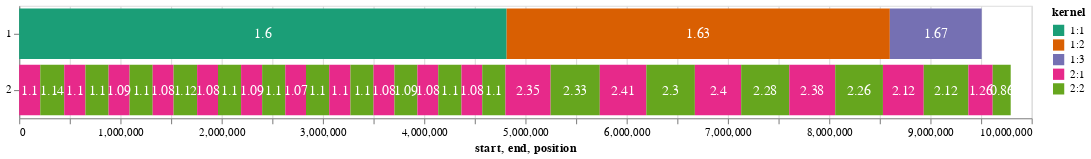

The code cell stored with this chart in its notebook:
### Code cell
alt.renderers.enable('default')

data = pd.DataFrame()
data["start"] = col_from
data["end"] = col_to
data["stream"] = col_stream
data["kernel"] = col_kernel
data['position'] = (data['start'] + data['end']) / 2
data['norm'] = col_norm 
data['norm'] = data['norm'].round(2)


bars = alt.Chart(data).mark_bar().encode(
    x="start",
    x2="end",
    y="stream",
    color=alt.Color('kernel', scale=alt.Scale(scheme='dark2'))
).properties(
    width=900,
    height=100
)

text=alt.Chart(data).mark_text(
    align='center', 
    baseline='middle',
    color='white',
    fontSize=12
).encode(
    y=alt.Y('stream', title=None),
    x='position',
    text='norm'
)

alt.layer(bars, text, data=df)

### Figure 1 — Vega-Lite specification as saved in the notebook (floating-point values rounded to 4 significant figures)
{"config": {"view": {"continuousWidth": 400, "continuousHeight": 300}}, "layer": [{"data": {"name": "data-7f08bccf2a3943f3e1ac466d0648bc78"}, "mark": "bar", "encoding": {"color": {"type": "nominal", "field": "kernel", "scale": {"scheme": "dark2"}}, "x": {"type": "quantitative", "field": "start"}, "x2": {"field": "end"}, "y": {"type": "nominal", "field": "stream"}}, "height": 100, "width": 900}, {"data": {"name": "data-7f08bccf2a3943f3e1ac466d0648bc78"}, "mark": {"type": "text", "align": "center", "baseline": "middle", "color": "white", "fontSize": 12}, "encoding": {"text": {"type": "quantitative", "field": "norm"}, "x": {"type": "quantitative", "field": "position"}, "y": {"type": "nominal", "field": "stream", "title": null}}}], "data": {"name": "data-00d8cc2297196a9c64d02d8cab0e0e69"}, "$schema": "https://vega.github.io/schema/vega-lite/v4.8.1.json", "datasets": {"data-00d8cc2297196a9c64d02d8cab0e0e69": [{"Org": "school", "variable": "rose", "percent": 25, "position": 12.5}, {"Org": "school", "variable": "dropped", "percent": 25, "position": 37.5}, {"Org": "school", "variable": "maintained", "percent": 25, "position": 62.5}, {"Org": "school", "variable": "failed", "percent": 25, "position": 87.5}, {"Org": "board", "variable": "rose", "percent": 25, "position": 12.5}, {"Org": "board", "variable": "dropped", "percent": 25, "position": 37.5}, {"Org": "board", "variable": "maintained", "percent": 25, "position": 62.5}, {"Org": "board", "variable": "failed", "percent": 25, "position": 87.5}], "data-7f08bccf2a3943f3e1ac466d0648bc78": [{"start": 0, "end": 4815039, "stream": "1", "kernel": "1:1", "position": 2408000.0, "norm": 1.6}, {"start": 4815039, "end": 8599673, "stream": "1", "kernel": "1:2", "position": 6707000.0, "norm": 1.63}, {"start": 8599673, "end": 9506844, "stream": "1", "kernel": "1:3", "position": 9053000.0, "norm": 1.67}, {"start": 0, "end": 208799, "stream": "2", "kernel": "2:1", "position": 104400.0, "norm": 1.1}, {"start": 208799, "end": 445570, "stream": "2", "kernel": "2:2", "position": 327200.0, "norm": 1.14}, {"start": 445570, "end": 654925, "stream": "2", "kernel": "2:1", "position": 550200.0, "norm": 1.1}, {"start": 654925, "end": 883728, "stream": "2", "kernel": "2:2", "position": 769300.0, "norm": 1.1}, {"start": 883728, "end": 1091022, "stream": "2", "kernel": "2:1", "position": 987400.0, "norm": 1.09}, {"start": 1091022, "end": 1319268, "stream": "2", "kernel": "2:2", "position": 1205000.0, "norm": 1.1}, {"start": 1319268, "end": 1525613, "stream": "2", "kernel": "2:1", "position": 1422000.0, "norm": 1.08}, {"start": 1525613, "end": 1757852, "stream": "2", "kernel": "2:2", "position": 1642000.0, "norm": 1.12}, {"start": 1757852, "end": 1964211, "stream": "2", "kernel": "2:1", "position": 1861000.0, "norm": 1.08}, {"start": 1964211, "end": 2192339, "stream": "2", "kernel": "2:2", "position": 2078000.0, "norm": 1.1}, {"start": 2192339, "end": 2400068, "stream": "2", "kernel": "2:1", "position": 2296000.0, "norm": 1.09}, {"start": 2400068, "end": 2628814, "stream": "2", "kernel": "2:2", "position": 2514000.0, "norm": 1.1}, {"start": 2628814, "end": 2833395, "stream": "2", "kernel": "2:1", "position": 2731000.0, "norm": 1.07}, {"start": 2833395, "end": 3062607, "stream": "2", "kernel": "2:2", "position": 2948000.0, "norm": 1.1}, {"start": 3062607, "end": 3272226, "stream": "2", "kernel": "2:1", "position": 3167000.0, "norm": 1.1}, {"start": 3272226, "end": 3500395, "stream": "2", "kernel": "2:2", "position": 3386000.0, "norm": 1.1}, {"start": 3500395, "end": 3706773, "stream": "2", "kernel": "2:1", "position": 3604000.0, "norm": 1.08}, {"start": 3706773, "end": 3933506, "stream": "2", "kernel": "2:2", "position": 3820000.0, "norm": 1.09}, {"start": 3933506, "end": 4139534, "stream": "2", "kernel": "2:1", "position": 4037000.0, "norm": 1.08}, {"start": 4139534, "end": 4368935, "stream": "2", "kernel": "2:2", "position": 4254000.0, "norm": 1.1}, {"start": 4368935, "end": 4573800, "stream": "2", "kernel": "2:1", "position": 4471000.0, "norm": 1.08}, {"start": 4573800, "end": 4802713, "stream": "2", "kernel": "2:2", "position": 4688000.0, "norm": 1.1}, {"start": 4802713, "end": 5249488, "stream": "2", "kernel": "2:1", "position": 5026000.0, "norm": 2.35}, {"start": 5249488, "end": 5735092, "stream": "2", "kernel": "2:2", "position": 5492000.0, "norm": 2.33}, {"start": 5735092, "end": 6194699, "stream": "2", "kernel": "2:1", "position": 5965000.0, "norm": 2.41}, {"start": 6194699, "end": 6674016, "stream": "2", "kernel": "2:2", "position": 6434000.0, "norm": 2.3}, {"start": 6674016, "end": 7131208, "stream": "2", "kernel": "2:1", "position": 6903000.0, "norm": 2.4}, {"start": 7131208, "end": 7606599, "stream": "2", "kernel": "2:2", "position": 7369000.0, "norm": 2.28}, {"start": 7606599, "end": 8060160, "stream": "2", "kernel": "2:1", "position": 7833000.0, "norm": 2.38}, {"start": 8060160, "end": 8531571, "stream": "2", "kernel": "2:2", "position": 8296000.0, "norm": 2.26}, {"start": 8531571, "end": 8934473, "stream": "2", "kernel": "2:1", "position": 8733000.0, "norm": 2.12}, {"start": 8934473, "end": 9375608, "stream": "2", "kernel": "2:2", "position": 9155000.0, "norm": 2.12}, {"start": 9375608, "end": 9615352, "stream": "2", "kernel": "2:1", "position": 9495000.0, "norm": 1.26}, {"start": 9615352, "end": 9793414, "stream": "2", "kernel": "2:2", "position": 9704000.0, "norm": 0.86}]}}
